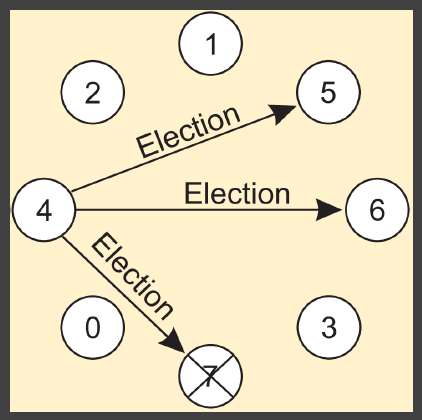
#> input picture backend/ds_features/Coordination/ElectionAlgorithms/images/bully/bully_1.png, 422 x 420 px; its folder holds only this picture in this run
$ python -i grapher.py   (imports and definitions only)
#> lines starting #> are read from the running program, lines starting #| are printed output that depends on the picture
import sys
import message_handler
from pprint import pprint
import random
import matplotlib.image as mpimg
from networkx.drawing.nx_pydot import write_dot
from matplotlib.animation import FuncAnimation
import matplotlib.pyplot as plt
import networkx as nx
import time

# [3 lines not run here, left out]

fig, ax = plt.subplots()
G = nx.DiGraph()

# [1 line not run here, left out]
counter = 0
start = time.time()

all_servers = []
all_users = []

# [66 lines left out: function process_command, not called in this run]


def update(i):
    # time.sleep(0.2) # to visibly see the updates
    global counter

    command, data = message_handler.get_update()
    print(command, data, time.time()-start)

    ret = process_command(G, command, data, counter)
    counter += 1

    user_pos = {node: (-1, j) for j, node in enumerate(["U"+str(k) for k in range(len(all_users))])}
    server_pos = {node: (1, j) for j, node in enumerate(["S"+str(k) for k in range(len(all_servers))])}
    ntp_pos = {}


    ntp_pos = {"NTP": (0,0)}

    pos = {**user_pos, **server_pos, **ntp_pos}

    ax.clear()
    colors = {edge: 'black' for edge in G.edges()}

    if(ret is not None):
        colors[ret[0]] = ret[1]
    pprint(colors)

    nx.set_edge_attributes(G, colors, 'color')
    nx.draw(G, pos=pos, with_labels=True, ax=ax, edge_color=[G.edges[e]['color'] for e in G.edges()])

anim = FuncAnimation(fig, update, frames=range(1000), repeat=False, interval=10)

# [1 line not run here, left out]
manager = plt.get_current_fig_manager()
# [2 lines not run here, left out]


## Make it such that message_handler continuously gives empty strings so that matplotlib doesnt hang
    ## and immediately return

>>> import cv2
>>> picture = cv2.imread('../Coordination/ElectionAlgorithms/images/bully/bully_1.png', cv2.IMREAD_GRAYSCALE)
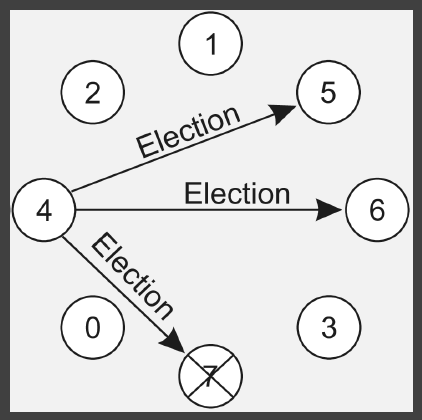
#> picture: shape (420, 422); min 28, max 255, mean 217.9
#> (the run stopped early here; a loop or call above may not have finished)

$ run again, on backend/ds_features/Coordination/ElectionAlgorithms/images/bully/bully_2.png
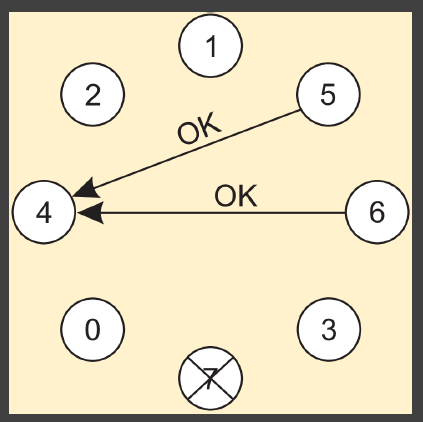
#> input picture backend/ds_features/Coordination/ElectionAlgorithms/images/bully/bully_2.png, 423 x 422 px
#> `picture = cv2.imread('../Coordination/ElectionAlgorithms/images/bully/..`:
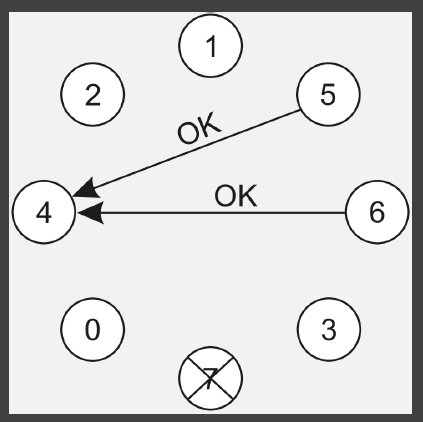
#> picture: shape (422, 423); min 28, max 255, mean 219.4

$ run again, on backend/ds_features/Coordination/ElectionAlgorithms/images/bully/bully_3.png
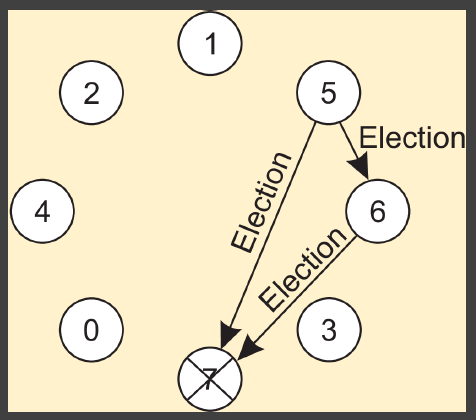
#> input picture backend/ds_features/Coordination/ElectionAlgorithms/images/bully/bully_3.png, 476 x 420 px
#> `picture = cv2.imread('../Coordination/ElectionAlgorithms/images/bully/..`:
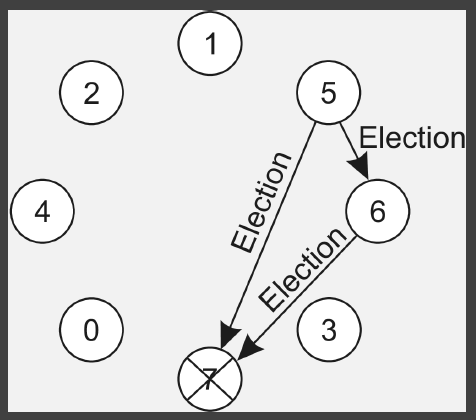
#> picture: shape (420, 476); min 28, max 255, mean 220.4

$ run again, on backend/ds_features/Coordination/ElectionAlgorithms/images/bully/bully_4.png
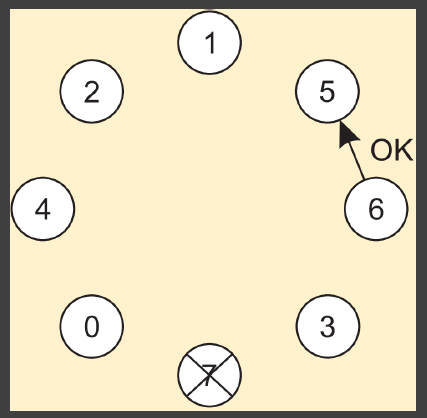
#> input picture backend/ds_features/Coordination/ElectionAlgorithms/images/bully/bully_4.png, 427 x 418 px
#> `picture = cv2.imread('../Coordination/ElectionAlgorithms/images/bully/..`:
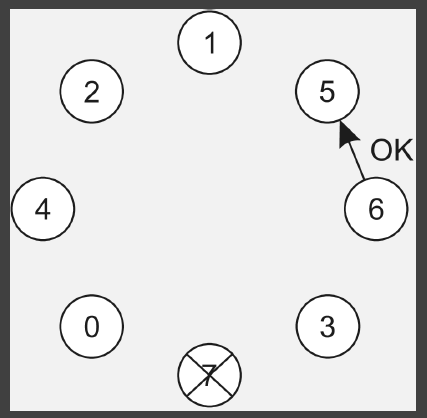
#> picture: shape (418, 427); min 28, max 255, mean 222.4
